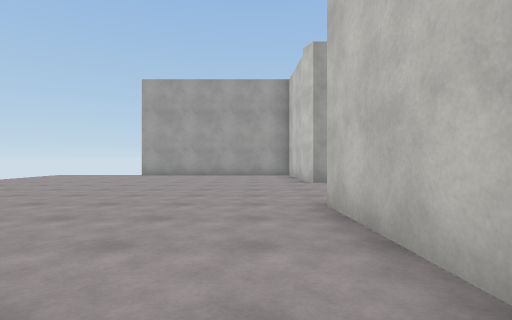
view 1 (above)

23 first-person views from a walk through a Unity game level. The camera is 1.2 m above the floor, looks level and sees 80° across. The floor is counted in squares, 2 m on a side. Each view is taken from the middle of a square. On the plan, view 1 faces up. The plan holds only what a view shows up to about 9 squares ahead; the rest is blank. The player is left out. Some animated figures are left out. Surface patterns are stand-ins for the level's own textures.

view 2
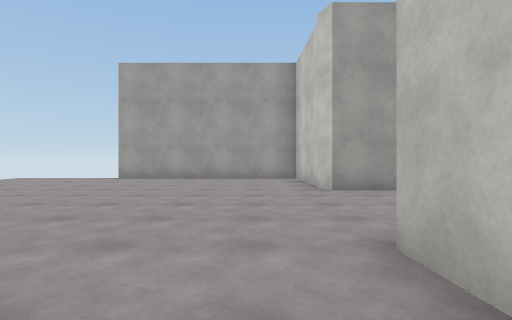

view 3
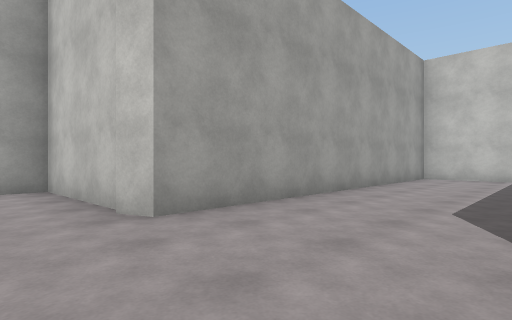

view 4
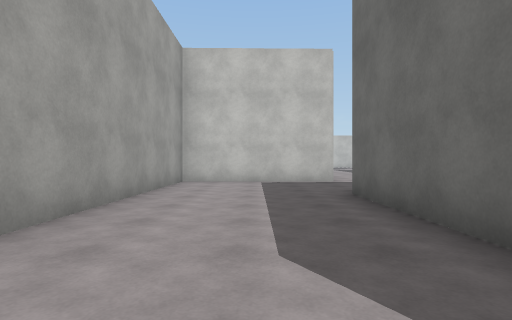

view 5
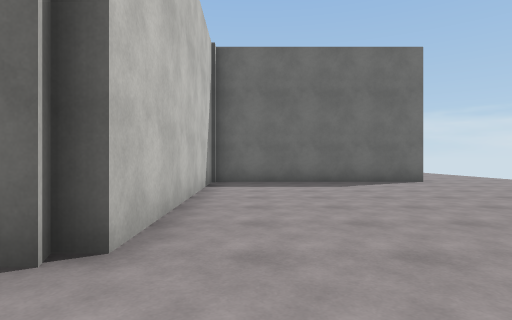

view 6
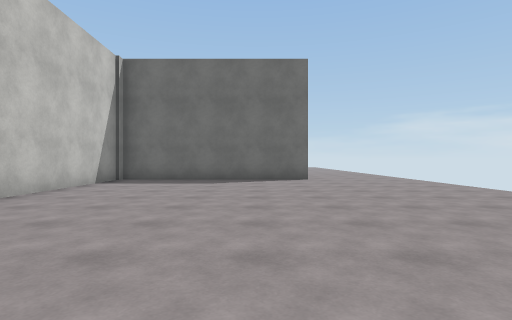

view 7
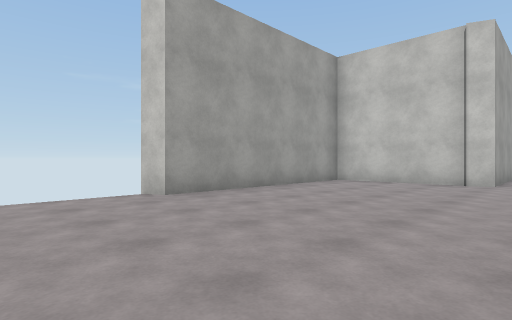

view 8
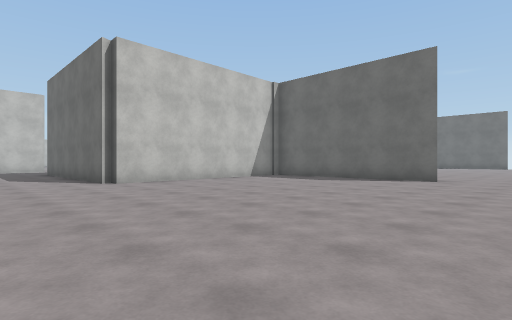

view 9
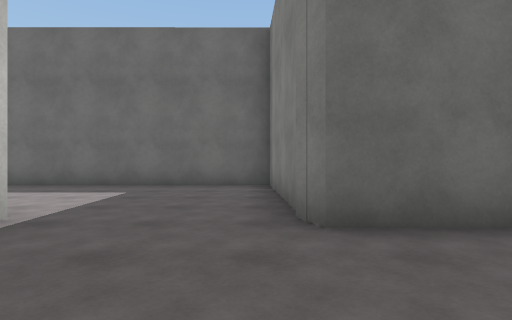

view 10
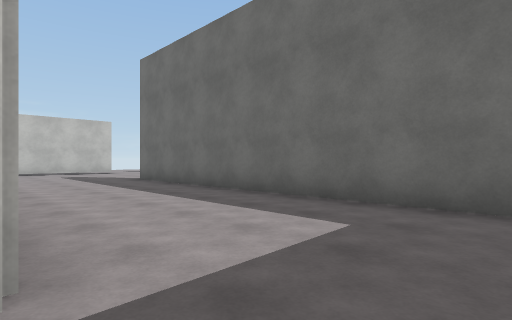

view 11
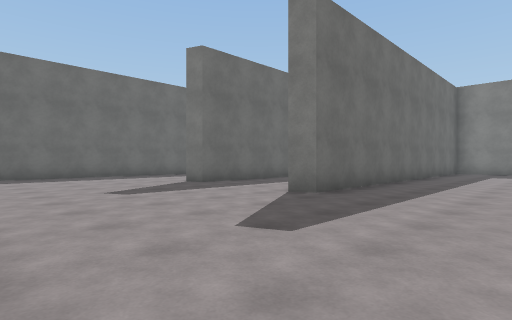

view 12
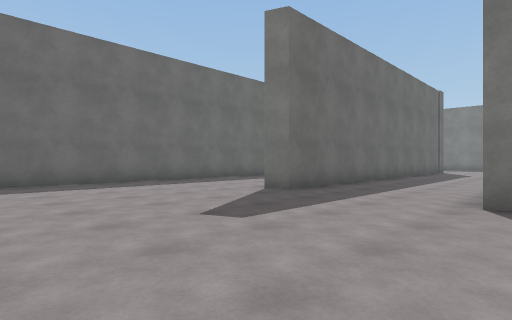

view 13
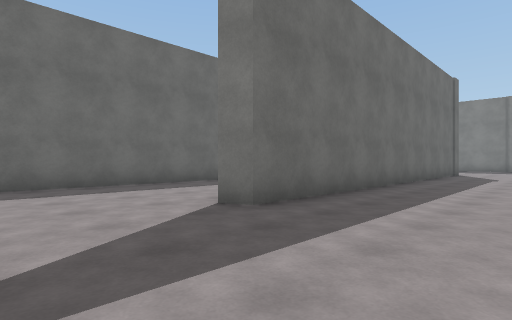

view 14
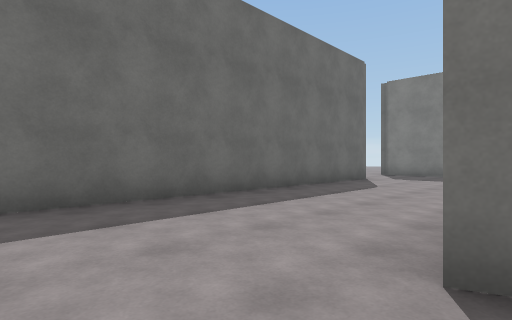

view 15
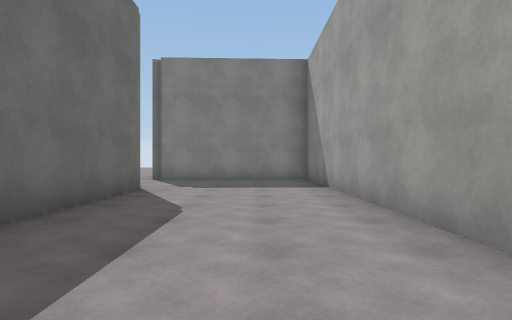

view 16
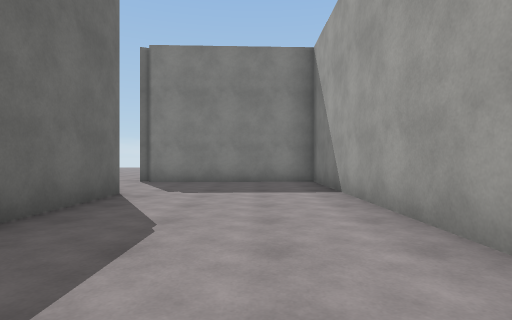

view 17
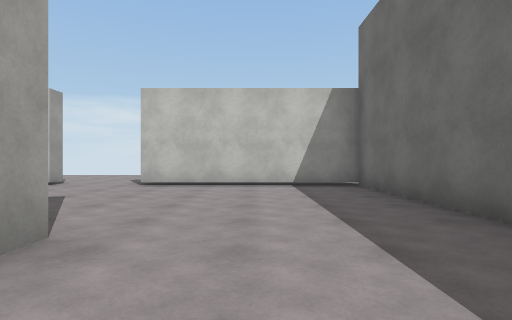

view 18
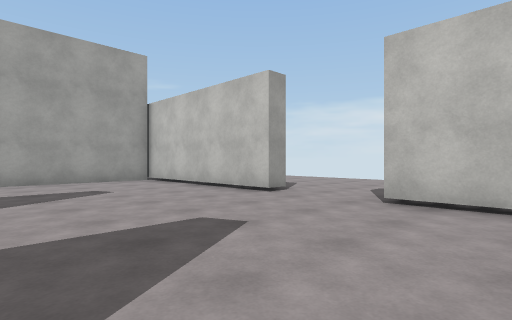

view 19
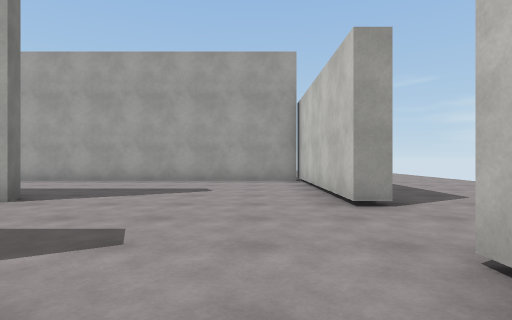

view 20
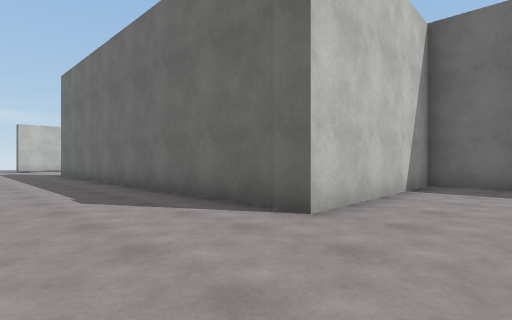

view 21
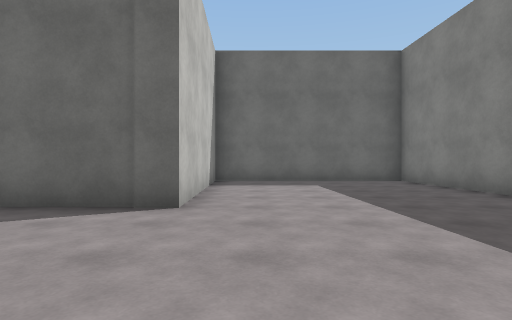

view 22
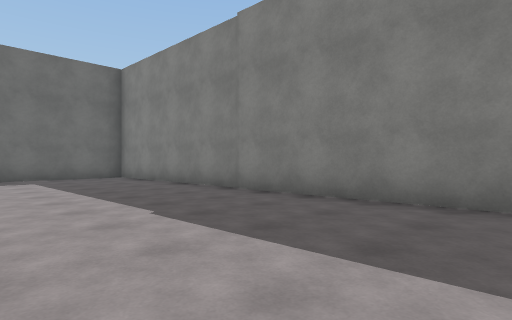

view 23
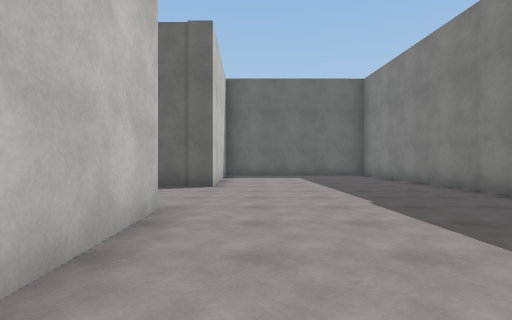

### Floor plan
Points are (right, up) in squares from view 1. A wall is a line through its corners. A room is listed if a view was taken in it or the views show most of it. See-through windows are left out.
Room 1 (views 1, 2, 3, 4, 5, 6, 7, 8, 9, 10, 11, 12, 13, 14, 15, 16, 17, 18, 19, 20, 21, 22, 23)
walls: (7.2, -0.7) (7.1, 1.8); (7.5, 4) (7.7, -0.2) (18.3, -0.2) (18.5, -0.7); (10.6, 3.8) (10.5, 8) (1.5, 8) (1.3, 8.6); (1.5, 1.7) (1.9, -8.7) (7.2, -8.7) (7, -3.9) (18.2, -3.9) (18.4, -4.4) (17.9, -4.4); (0.9, 4) (1.4, 4); (10.4, -8.4) (23.3, -8.4) (23.3, -3.2); (15.1, -4.4) (7.6, -4.4) (7.7, -9); (1.4, 8.4) (1.3, 11.8) (-4.4, 11.8) (-4.6, 12.3); (-4.6, -2.4) (1.2, -2.4) (0.9, 4.3) (7.4, 4.3) (7.6, 3.7); (23.8, -1.1) (23.3, -1.1) (23.3, 3.8) (15.1, 3.8)
ways out: opening at (-6, -3); opening at (9.5, -9); opening at (24, -2.5)

Where each view was taken, in squares from view 1:
view 1: 0 up, 0 right, facing up
view 2: 2 up, 0 right, facing up
view 3: 5 up, 0 right, facing up-right
view 4: 6 up, 2 right, facing right
view 5: 6 up, 0 right, facing down
view 6: 7 up, 3 left, facing down
view 7: 7 up, 7 left, facing up-right
view 8: 7 up, 7 left, facing down-right
view 9: 7 up, 8 right, facing down
view 10: 4 up, 9 right, facing down-right
view 11: 3 up, 23 right, facing down-left
view 12: 0 up, 23 right, facing down-left
view 13: 1 down, 21 right, facing down-left
view 14: 4 down, 20 right, facing down-left
view 15: 6 down, 17 right, facing left
view 16: 6 down, 16 right, facing left
view 17: 6 down, 16 right, facing right
view 18: 5 down, 19 right, facing up-right
view 19: 5 down, 22 right, facing up
view 20: 1 down, 5 right, facing down-right
view 21: 0 up, 6 right, facing down
view 22: 2 up, 6 right, facing down-left
view 23: 3 up, 6 right, facing down
